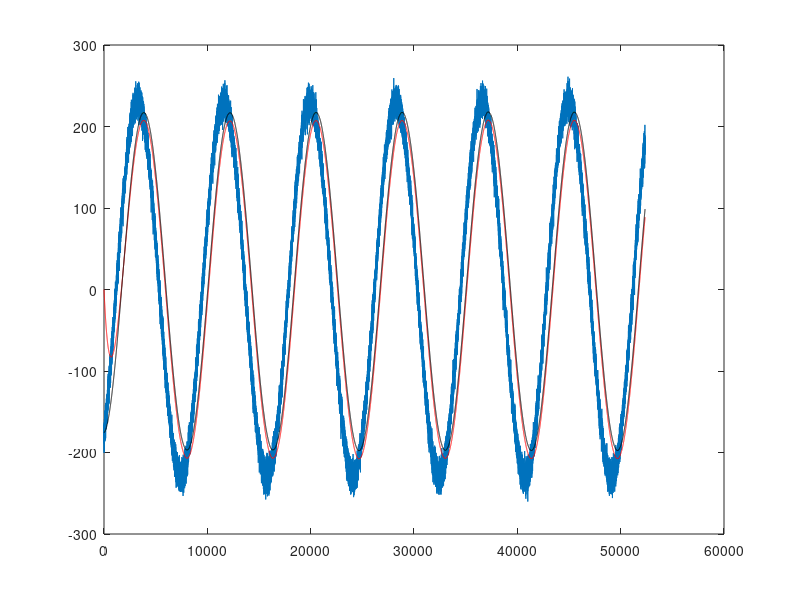

MATLAB code for this plot:
close all
clc
clear
t=-pi/10:0.0000120:pi/10;
signal = 230*sin(2*pi*10*t);
signal = awgn(signal,25,'measured'); % Add white Gaussian noise.


fc = 2;% Mudei para 100
F_amostragem = 8000;% Mudei para 100kHz/6
order =1;
[b,a] = butter(order,2*fc/F_amostragem,'low')
 
values(1) = signal(1);
for i=2:length(signal)
    
    values(i) = (b(1)*signal(i)+b(2)*signal(i-1)-a(2)*values(i-1))/a(1);
    
end

tmp = filter(b,a,signal);
figure;
plot(signal)
hold on
plot(tmp,'r')
plot(values+10,'k')
hold off